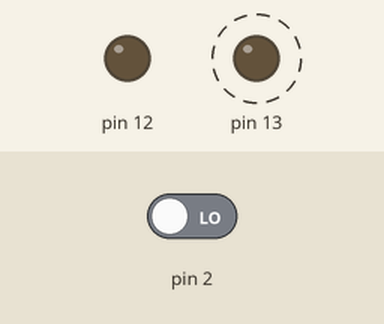
Recording of a sketch running on a simulated Arduino Uno, built with avr-gcc and run on an emulated ATmega328P. Parts: output pins drawn as LEDs (lit = HIGH). Dashed ring = blinking. The test bench sets the inputs (shaded band); at power-on: pin 2 LOW.

Above: at 1.2 s.
1.3 s: pin 2 driven HIGH
At 2.5 s:
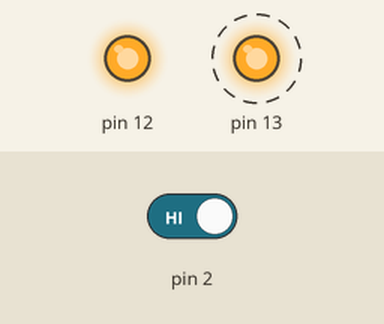
Timing chart, 0 to 10.3 s (numbered marks = the images above; inputs shaded):
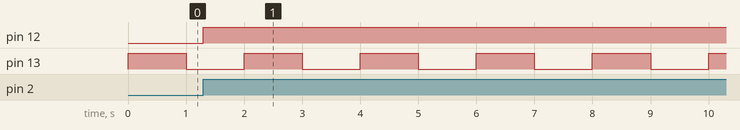

Measured:
- after the input at 1.3 s, pin 12: LOW → HIGH at once
- by itself, pin 13: alternates HIGH for 1.0 s and LOW for 1.0 s

The sketch:

attachInterrupt.ino
```cpp
#include <TimerOne.h>

void setup() {
  pinMode(13, OUTPUT);
  pinMode(12, OUTPUT);
  pinMode(2, INPUT);
  Serial.begin(9600);
  attachInterrupt(digitalPinToInterrupt(2), timer, RISING);
}

void loop() {
  digitalWrite(13, HIGH);
  delay(1000);
  digitalWrite(13, LOW);
  delay(1000);
}

void timer() {
  digitalWrite(12, !digitalRead(12));
}
```
